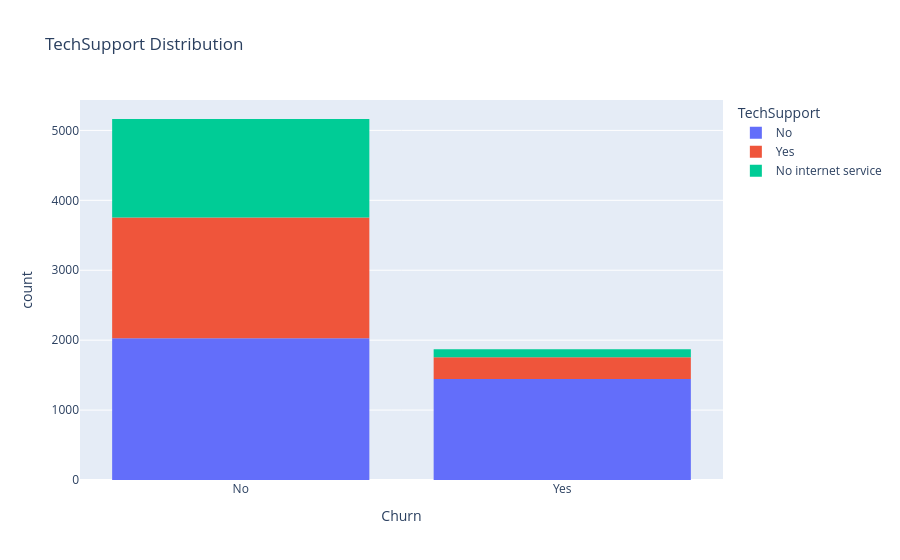

The cell this chart's notebook holds for it:
### Code cell
px.histogram(df, x="Churn", color="TechSupport",
             title="TechSupport Distribution").show()

### Figure 1 — Plotly figure (JSON) as saved in the notebook; plotly's stock layout.template omitted (floating-point values rounded to 4 significant figures; data arrays with more than 128 entries replaced by an {"elided": "..."} marker saying what was removed)
{"data": [{"bingroup": "x", "hovertemplate": "TechSupport=No<br>Churn=%{x}<br>count=%{y}<extra></extra>", "legendgroup": "No", "marker": {"color": "#636efa", "pattern": {"shape": ""}}, "name": "No", "orientation": "v", "showlegend": true, "type": "histogram", "x": {"elided": "3472 str values"}, "xaxis": "x", "yaxis": "y"}, {"bingroup": "x", "hovertemplate": "TechSupport=Yes<br>Churn=%{x}<br>count=%{y}<extra></extra>", "legendgroup": "Yes", "marker": {"color": "#EF553B", "pattern": {"shape": ""}}, "name": "Yes", "orientation": "v", "showlegend": true, "type": "histogram", "x": {"elided": "2040 str values"}, "xaxis": "x", "yaxis": "y"}, {"bingroup": "x", "hovertemplate": "TechSupport=No internet service<br>Churn=%{x}<br>count=%{y}<extra></extra>", "legendgroup": "No internet service", "marker": {"color": "#00cc96", "pattern": {"shape": ""}}, "name": "No internet service", "orientation": "v", "showlegend": true, "type": "histogram", "x": {"elided": "1520 str values"}, "xaxis": "x", "yaxis": "y"}], "layout": {"barmode": "relative", "legend": {"title": {"text": "TechSupport"}, "tracegroupgap": 0}, "title": {"text": "TechSupport Distribution"}, "xaxis": {"anchor": "y", "domain": [0, 1], "title": {"text": "Churn"}}, "yaxis": {"anchor": "x", "domain": [0, 1], "title": {"text": "count"}}}}
